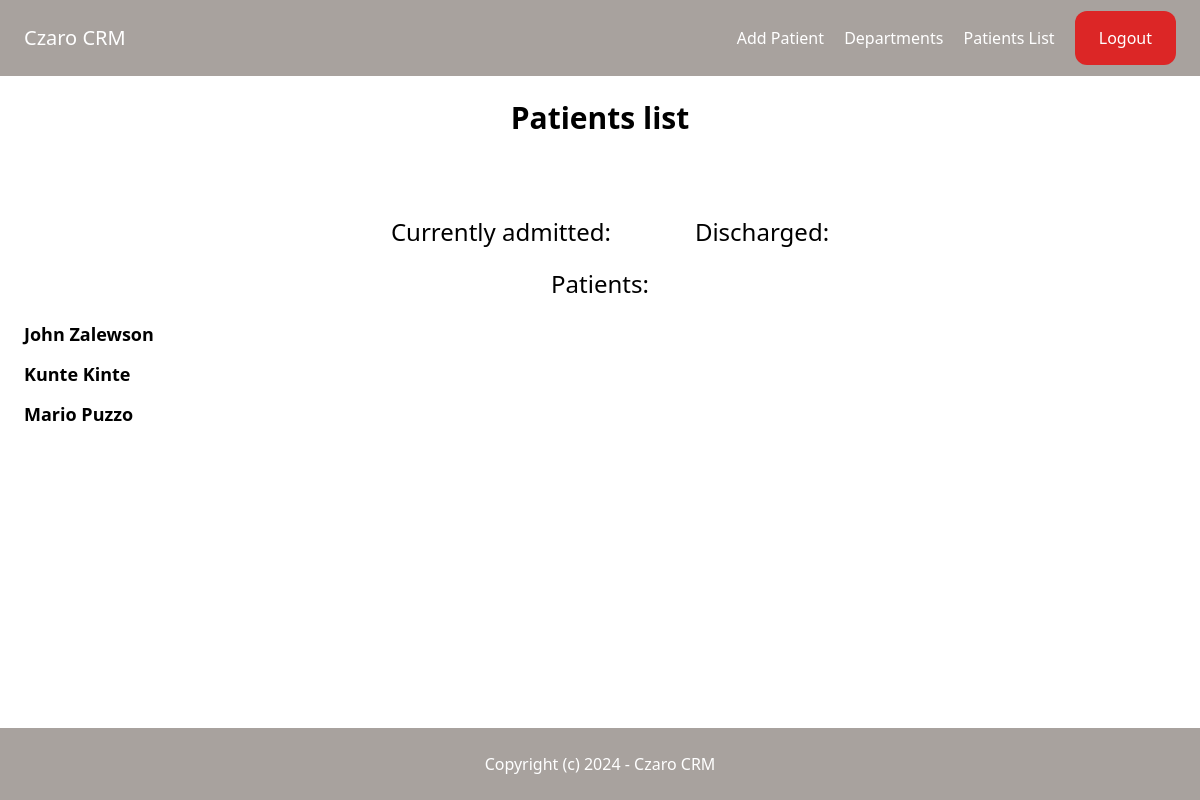
The page /patient/ (signed in) on the database its author committed.
### patient/models.py (models this page shows, shortened)
class Patient(models.Model):
    id = models.UUIDField(primary_key=True, default=uuid.uuid4, editable=False)
    first_name = models.CharField(max_length=255)
    last_name = models.CharField(max_length=255)
    date_of_birth = models.DateField()
    contact_number = models.CharField(max_length=15)
    is_insured = models.BooleanField(choices=YES_NO_CHOICES, default=YES)
    insurance = models.CharField(max_length=255)
    country = models.CharField(max_length=255)
    city = models.CharField(max_length=255)
    street = models.CharField(max_length=255)
    zip_code = models.CharField(max_length=255)
    created_by = models.ForeignKey(User, on_delete=models.CASCADE)
    created_at = models.DateTimeField(auto_now_add=True)
    modified_at = models.DateTimeField(auto_now=True, null=True)

### patient/views.py (the view)
# urls.py: path("", views.main, name="index"),
@login_required(login_url = "/login/")
def index(request):
    patients = Patient.objects.all()
    context = {
        "patients": patients,
        "title" : "Patients list"
    }
    return render(request, "patient_list.html", context)

### templates/patient_list.html (shortened to what this page needs)
{% extends "base.html"%}
{% block content %}
<h1 class="text-3xl font-bold text-center mb-20">{{ title }}</h1>
<div class="flex justify-center">
    <div class="px-5">
        <p class="text-2xl text-center mb-5">Currently admitted:</p>
    </div>
    <div clas="w-1/2 px-5">
        <p class="text-2xl text-center mb-5">Discharged:</p>
    </div>
</div>
<div>
    <p class="text-2xl text-center mb-5">Patients:</p>
    {% for patient in patients %}
    <a href="{% url 'patient:detail' patient.id %}">
        <p class="mb-3 text-lg">
            <span class="font-bold">{{ patient.first_name }} {{ patient.last_name }}</span>
        </p>
    </a>
{% endfor %}
{% endblock %}

### rows shown on the page
Patient: first_name "John", last_name "Zalewson"
Patient: first_name "Kunte", last_name "Kinte"
Patient: first_name "Mario", last_name "Puzzo"

### other values the page prints
{{ title }} "Patients list"
